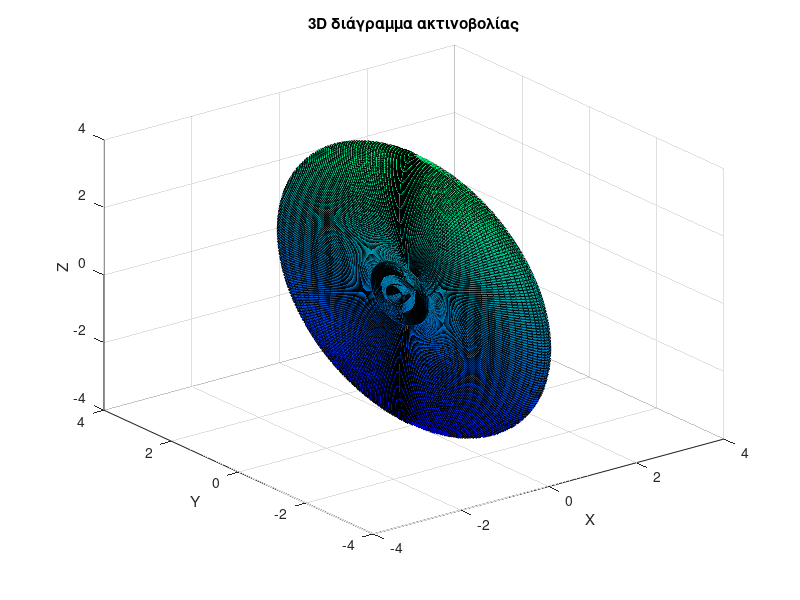

Write the MATLAB code that produced this figure.
theta = linspace(0,2*pi, 300);  
phi = linspace(0,2*pi, 300); 
kd=pi;

[Theta, Phi] = meshgrid(theta, phi);
R=cos((7/2)*kd*cos(Phi).*sin(Theta))+cos((5/2)*kd*cos(Phi).*sin(Theta))+...
    cos((3/2)*kd*cos(Phi).*sin(Theta))+cos((1/2)*kd*cos(Phi).*sin(Theta)); 
X=R.*sin(Theta).*cos(Phi);
Y=R.*sin(Phi).*sin(Theta);
Z=R.*cos(Theta);

surf(X, Y, Z);
colormap(winter);

xlabel('X');
ylabel('Y');
zlabel('Z');
xlim([-4 4])
ylim([-4 4])
title('3D διάγραμμα ακτινοβολίας');
grid on;

%saveas(gcf,'Ex2_2b_2.pdf');
